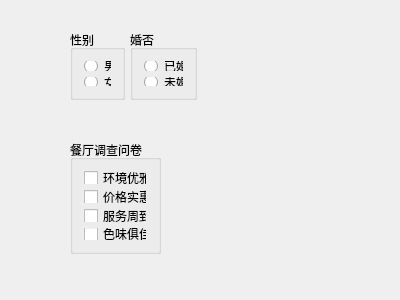
<?xml version="1.0" encoding="UTF-8"?>
<ui version="4.0">
 <class>Widget</class>
 <widget class="QWidget" name="Widget">
  <property name="geometry">
   <rect>
    <x>0</x>
    <y>0</y>
    <width>400</width>
    <height>300</height>
   </rect>
  </property>
  <property name="windowTitle">
   <string>Widget</string>
  </property>
  <widget class="QGroupBox" name="groupBox">
   <property name="geometry">
    <rect>
     <x>70</x>
     <y>30</y>
     <width>55</width>
     <height>70</height>
    </rect>
   </property>
   <property name="title">
    <string>性别</string>
   </property>
   <layout class="QVBoxLayout" name="verticalLayout">
    <item>
     <widget class="QRadioButton" name="rBtnMan">
      <property name="text">
       <string>男</string>
      </property>
     </widget>
    </item>
    <item>
     <widget class="QRadioButton" name="rBtnWomen">
      <property name="text">
       <string>女</string>
      </property>
     </widget>
    </item>
   </layout>
  </widget>
  <widget class="QGroupBox" name="groupBox_2">
   <property name="geometry">
    <rect>
     <x>130</x>
     <y>30</y>
     <width>67</width>
     <height>70</height>
    </rect>
   </property>
   <property name="title">
    <string>婚否</string>
   </property>
   <layout class="QVBoxLayout" name="verticalLayout_2">
    <item>
     <widget class="QRadioButton" name="radioButton_3">
      <property name="text">
       <string>已婚</string>
      </property>
     </widget>
    </item>
    <item>
     <widget class="QRadioButton" name="radioButton_4">
      <property name="text">
       <string>未婚</string>
      </property>
     </widget>
    </item>
   </layout>
  </widget>
  <widget class="QGroupBox" name="groupBox_3">
   <property name="geometry">
    <rect>
     <x>70</x>
     <y>140</y>
     <width>91</width>
     <height>114</height>
    </rect>
   </property>
   <property name="title">
    <string>餐厅调查问卷</string>
   </property>
   <layout class="QVBoxLayout" name="verticalLayout_3">
    <item>
     <widget class="QCheckBox" name="checkBox">
      <property name="text">
       <string>环境优雅</string>
      </property>
      <property name="tristate">
       <bool>true</bool>
      </property>
     </widget>
    </item>
    <item>
     <widget class="QCheckBox" name="checkBox_2">
      <property name="text">
       <string>价格实惠</string>
      </property>
     </widget>
    </item>
    <item>
     <widget class="QCheckBox" name="checkBox_3">
      <property name="text">
       <string>服务周到</string>
      </property>
     </widget>
    </item>
    <item>
     <widget class="QCheckBox" name="checkBox_4">
      <property name="text">
       <string>色味俱佳</string>
      </property>
     </widget>
    </item>
   </layout>
  </widget>
 </widget>
 <layoutdefault spacing="6" margin="11"/>
 <resources/>
 <connections/>
</ui>
